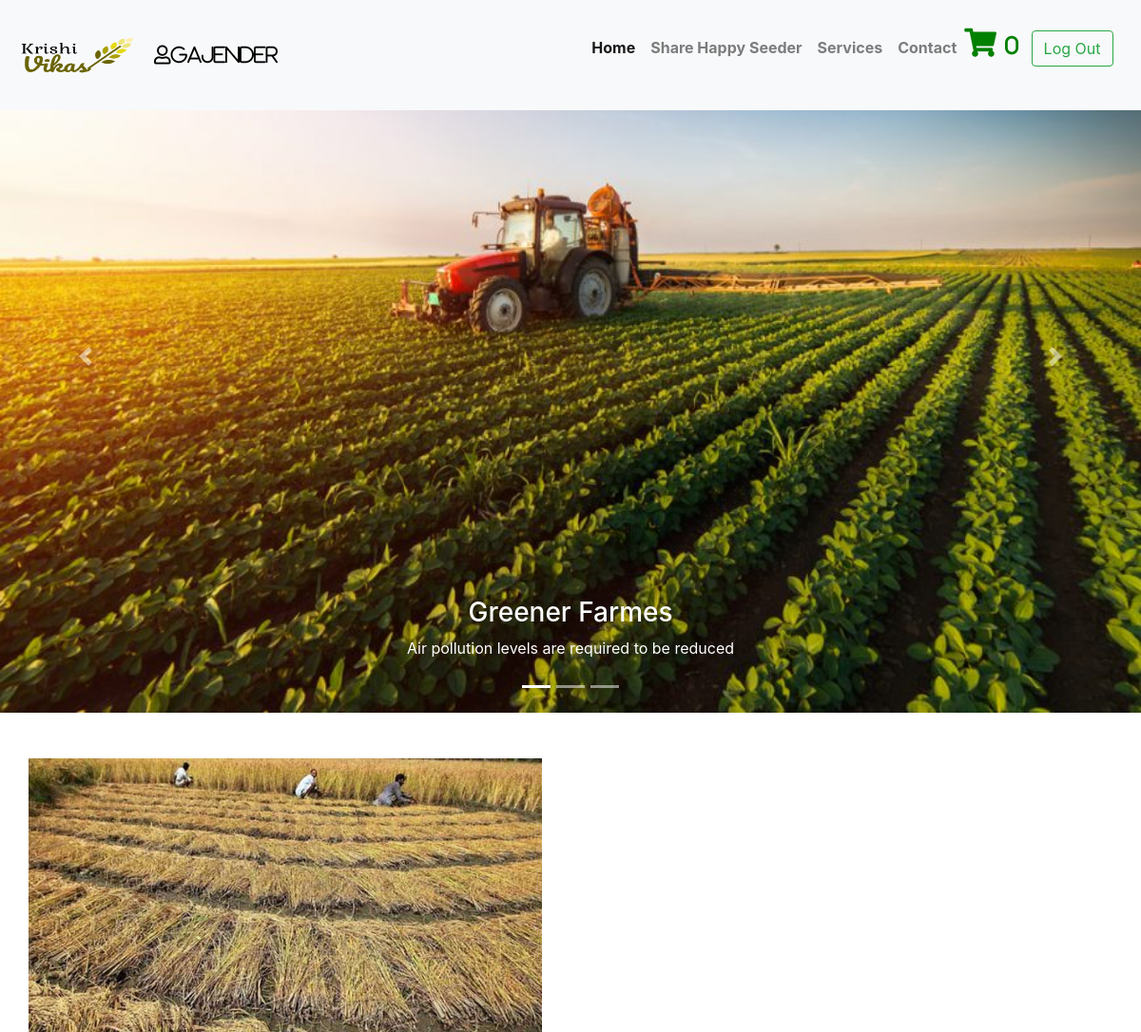
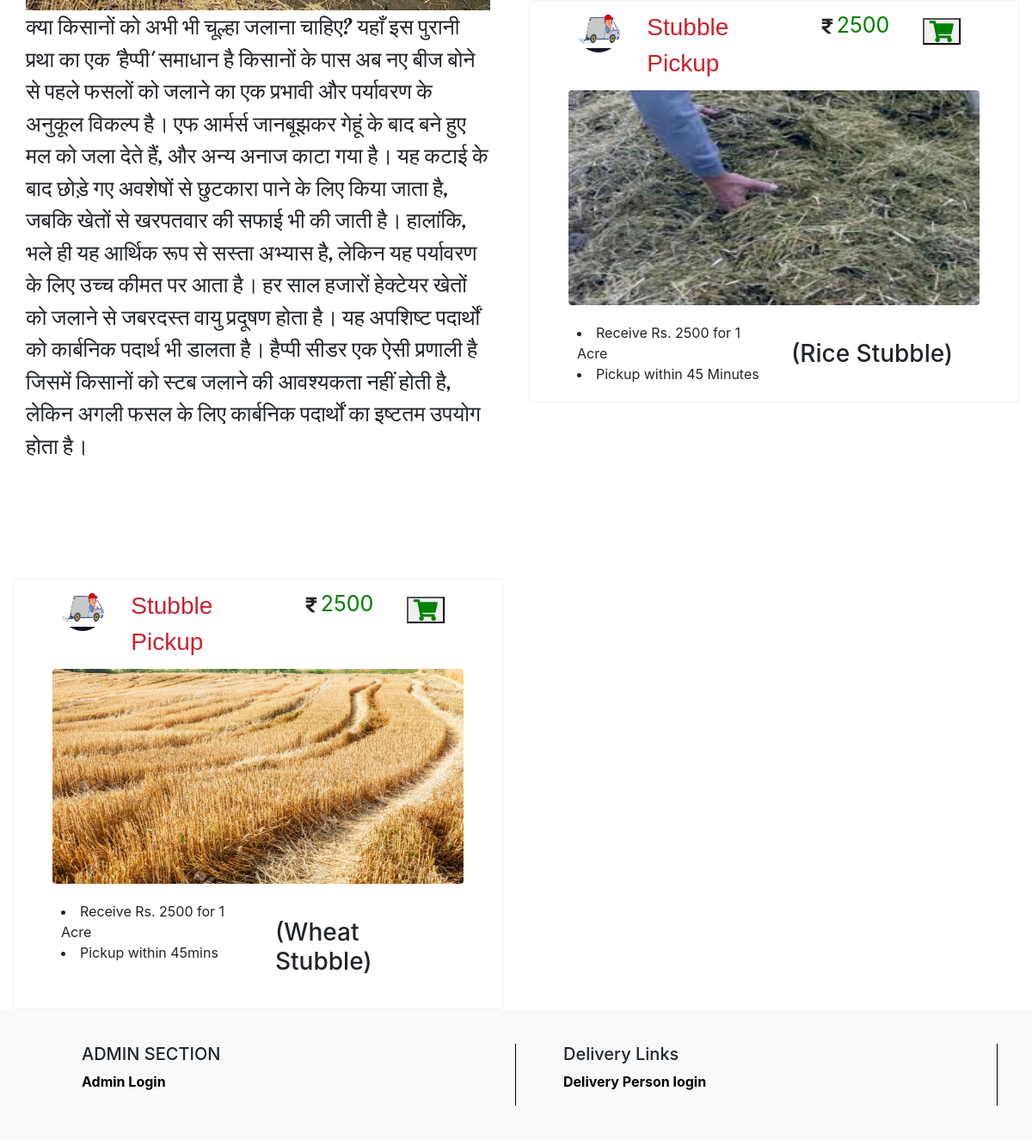
The page /online_food_ordering_system/index.php (signed in) on the database its author committed (2 pictures, top to bottom).
### tables this page shows
CREATE TABLE `tblcustomer` (
  `fld_cust_id` int(10) NOT NULL,
  `fld_name` varchar(30) NOT NULL,
  `fld_email` varchar(30) NOT NULL,
  `fld_mobile` bigint(10) NOT NULL,
  `password` varchar(30) NOT NULL
);

CREATE TABLE `tbfood` (
  `food_id` int(11) NOT NULL,
  `fldvendor_id` int(11) NOT NULL,
  `foodname` varchar(100) NOT NULL,
  `cost` bigint(15) NOT NULL,
  `paymentmode` varchar(50) NOT NULL,
  `fldimage` varchar(1000) NOT NULL
);

CREATE TABLE `tblvendor` (
  `fldvendor_id` int(10) NOT NULL,
  `fld_name` varchar(30) NOT NULL,
  `fld_email` varchar(50) NOT NULL,
  `fld_password` varchar(50) NOT NULL,
  `fld_mob` bigint(10) NOT NULL,
  `fld_phone` bigint(10) NOT NULL,
  `fld_address` varchar(50) NOT NULL,
  `fld_logo` varchar(250) NOT NULL
);

### online_food_ordering_system/index.php (the view, shortened to what this page needs)
<?php
include("connection.php");
extract($_REQUEST);
$arr=array();
if(isset($_SESSION['cust_id']))
{
	 $cust_id=$_SESSION['cust_id'];
	 $cquery=mysqli_query($con,"select * from tblcustomer where fld_email='$cust_id'");
	 $cresult=mysqli_fetch_array($cquery);
}
else
{
	$cust_id="";
}
$query=mysqli_query($con,"select  tblvendor.fld_name,tblvendor.fldvendor_id,tblvendor.fld_email,
tblvendor.fld_mob,tblvendor.fld_address,tblvendor.fld_logo,tbfood.food_id,tbfood.foodname,tbfood.cost,tbfood.paymentmode
from tblvendor inner join tbfood on tblvendor.fldvendor_id=tbfood.fldvendor_id;");
while($row=mysqli_fetch_array($query))
{
	$arr[]=$row['food_id'];
	shuffle($arr);
}
 $query=mysqli_query($con,"select tbfood.foodname,tbfood.fldvendor_id,tbfood.cost,tbfood.fldimage,tblcart.fld_cart_id,tblcart.fld_product_id,tblcart.fld_customer_id from tbfood inner  join tblcart on tbfood.food_id=tblcart.fld_product_id where tblcart.fld_customer_id='$cust_id'");
  $re=mysqli_num_rows($query);
?>
<html>
  <head>
	 <link rel="stylesheet" href="https://stackpath.bootstrapcdn.com/bootstrap/4.3.1/css/bootstrap.min.css">
     <link rel="stylesheet" href="path/to/font-awesome/css/font-awesome.min.css">
	 <link rel="stylesheet" href="https://use.fontawesome.com/releases/v5.8.1/css/all.css">
  </head>
	<body>
<nav class="navbar navbar-expand-lg navbar-light bg-light fixed-top">
    <a class="navbar-brand" href="index.php"><span style="color:green;font-family: 'Permanent Marker', cursive;"><img src="/online_food_ordering_system/img/krishna.png" height="90" width="130"></span></a>
    <?php
	if(!empty($cust_id))
	{
	?>
	<a class="navbar-brand" style="color:black; text-decoratio:none;"><i class="far fa-user"><?php echo $cresult['fld_name']; ?></i></a>
	<?php
	}
	?>
    <div class="collapse navbar-collapse" id="navbarResponsive">
      <ul class="navbar-nav ml-auto">
		<li class="nav-item">
		     <a href="#" class="nav-link"><form method="post"></form></a>
		  </li>
          <li class="nav-item">
		     <a href="#" class="nav-link"><form method="post"></form></a>
		  </li>
		  <li class="nav-item active">
          <a class="nav-link" href="index.php">Home
              </a>
        </li>
        <li class="nav-item">
          <a class="nav-link" href="aboutus.php">Share Happy Seeder</a>
        </li>
        <li class="nav-item">
          <a class="nav-link" href="services.php">Services</a>
        </li>
        <li class="nav-item">
          <a class="nav-link" href="contact.php">Contact</a>
        </li>
		<li class="nav-item">
		  <form method="post">
          <?php
			if(empty($cust_id))
			{
			?>
			<a href="form/index.php?msg=you must be login first"><span style="color:red; font-size:30px;"><i class="fa fa-shopping-cart" aria-hidden="true"><span style="color:red;" id="cart"  class="badge badge-light">0</span></i></span></a>
			&nbsp;&nbsp;&nbsp;
			<button class="btn btn-outline-danger my-2 my-sm-0" name="login" type="submit">Log In</button>&nbsp;&nbsp;&nbsp;
            <?php
			}
			else
			{
			?>
			<a href="form/cart.php"><span style=" color:green; font-size:30px;"><i class="fa fa-shopping-cart" aria-hidden="true"><span style="color:green;" id="cart"  class="badge badge-light"><?php if(isset($re)) { echo $re; }?></span></i></span></a>
			<button class="btn btn-outline-success my-2 my-sm-0" name="logout" type="submit">Log Out</button>&nbsp;&nbsp;&nbsp;
			<?php
			}
			?>
			</form>
        </li>
      </ul>
    </div>
</nav>
<div id="demo" class="carousel slide" data-ride="carousel">
  <ul class="carousel-indicators">
    <li data-target="#demo" data-slide-to="0" class="active"></li>
    <li data-target="#demo" data-slide-to="1"></li>
    <li data-target="#demo" data-slide-to="2"></li>
  </ul>
  <div class="carousel-inner">
    <div class="carousel-item active">
      <img src="img/farmer.jpg" alt="Los Angeles"  height="750" class="d-block w-100">
      <div class="carousel-caption">
        <h3>Greener Farmes</h3>
        <p>Air pollution levels are required to be reduced</p>
      </div>
    </div>
  </div>
  <a class="carousel-control-prev" href="#demo" data-slide="prev">
    <span class="carousel-control-prev-icon"></span>
  </a>
  <a class="carousel-control-next" href="#demo" data-slide="next">
    <span class="carousel-control-next-icon"></span>
  </a>
</div>
<br><br>
<div class="container-fluid">
  <div class="row">
    <div class="col-sm-6">
	<div class="container-fluid">
	 <img src="img/stubble.jpg" height="300px" width="100%">
	</div>
	 <div class="container">
	 <p style="font-family: 'Lobster', cursive; font-weight:light;  font-size:25px;">क्या किसानों को अभी भी चूल्हा जलाना चाहिए? यहाँ इस पुरानी प्रथा का एक 'हैप्पी' समाधान है
किसानों के पास अब नए बीज बोने से पहले फसलों को जलाने का एक प्रभावी और पर्यावरण के अनुकूल विकल्प है। एफ आर्मर्स जानबूझकर गेहूं के बाद बने हुए मल को जला देते हैं, और अन्य अनाज काटा गया है। यह कटाई के बाद छोड़े गए अवशेषों से छुटकारा पाने के लिए किया जाता है, जबकि खेतों से खरपतवार की सफाई भी की जाती है। हालांकि, भले ही यह आर्थिक रूप से सस्ता अभ्यास है, लेकिन यह पर्यावरण के लिए उच्च कीमत पर आता है।
हर साल हजारों हेक्टेयर खेतों को जलाने से जबरदस्त वायु प्रदूषण होता है। यह अपशिष्ट पदार्थों को कार्बनिक पदार्थ भी डालता है। हैप्पी सीडर एक ऐसी प्रणाली है जिसमें किसानों को स्टब जलाने की आवश्यकता नहीं होती है, लेकिन अगली फसल के लिए कार्बनिक पदार्थों का इष्टतम उपयोग होता है।</p>
	 </div>
	</div>
    <div class="col-sm-6">
	<br><br><br><br><br><br><br><br><br><br><br><br>
	<div class="container-fluid rounded" style="border:solid 1px #F0F0F0;">
	<?php
	   $food_id=$arr[0];
	  $query=mysqli_query($con,"select tblvendor.fld_email,tblvendor.fld_name,tblvendor.fld_mob,
	  tblvendor.fld_phone,tblvendor.fld_address,tblvendor.fldvendor_id,tblvendor.fld_logo,tbfood.food_id,tbfood.foodname,tbfood.cost,tbfood.paymentmode,tbfood.fldimage from tblvendor inner join
	  tbfood on tblvendor.fldvendor_id=tbfood.fldvendor_id where tbfood.food_id='$food_id'");
	  while($res=mysqli_fetch_assoc($query))
	  {
		   $hotel_logo= "image/restaurant/".$res['fld_email']."/".$res['fld_logo'];
		   $food_pic= "image/restaurant/".$res['fld_email']."/foodimages/".$res['fldimage'];
	  ?>
	  <div class="container-fluid">
	  <div class="container-fluid">
	     <div class="row" style="padding:10px; ">
		      <div class="col-sm-2"><img src="<?php echo $hotel_logo; ?>" class="rounded-circle" height="50px" width="50px" alt="Cinque Terre"></div>
		      <div class="col-sm-5">
		                     <a href="search.php?vendor_id=<?php echo $res['fldvendor_id']; ?>"><span style="font-family: 'Miriam Libre', sans-serif; font-size:28px;color:#CB202D;">
		 <?php echo $res['fld_name']; ?></span></a>
        </div>
		 <div class="col-sm-3"><i  style="font-size:20px;" class="fas fa-rupee-sign"></i>&nbsp;<span style="color:green; font-size:25px;"><?php echo $res['cost']; ?></span></div>
		 <form method="post">
		 <div class="col-sm-2" style="text-align:left;padding:10px; font-size:25px;"><button type="submit" name="addtocart" value="<?php echo $res['food_id'];?>")" ><span style="color:green;" <i class="fa fa-shopping-cart" aria-hidden="true"></i></span></button></div>
		 </div>
	  </div>
	  <div class="container-fluid">
	  <div class="row" style="padding:10px;padding-top:0px;padding-right:0px; padding-left:0px;">
		 <div class="col-sm-12"><img src="<?php echo $food_pic; ?>" class="rounded" height="250px" width="100%" alt="Cinque Terre"></div>
		 </div>
	  </div>
	  <div class="container-fluid">
	     <div class="row" style="padding:10px; ">
		 <div class="col-sm-6">
		 <span><li><?php echo "Receive Rs. ".$res['cost']; ?>&nbsp;for 1 Acre</li></span>
		 <span><li>Pickup within 45 Minutes</li></span>
		 </div>
		 <div class="col-sm-6" style="padding:20px;">
		 <h3><?php echo"(" .$res['foodname'].")"?></h3>
		 </div>
		 </div>
	  </div>
	<?php
	  }
	?>
	</div>
	</div>
	</div>
  </div>
</div>
<div class="container-fluid">
     <div class="row">
          <div class="col-sm-6">
	           <br><br><br><br><br>
	            <div class="container-fluid rounded" style="border:solid 1px #F0F0F0;">
	                  <?php
	                        $food_id=$arr[1];
	                        $query=mysqli_query($con,"select tblvendor.fld_email,tblvendor.fld_name,tblvendor.fld_mob,
	                        tblvendor.fld_phone,tblvendor.fld_address,tblvendor.fld_logo,tbfood.food_id,tbfood.foodname,tbfood.cost,tbfood.paymentmode,tbfood.fldimage from tblvendor inner join
	                        tbfood on tblvendor.fldvendor_id=tbfood.fldvendor_id where tbfood.food_id='$food_id'");
	                             while($res=mysqli_fetch_assoc($query))
	                                  {
		                                 $hotel_logo= "image/restaurant/".$res['fld_email']."/".$res['fld_logo'];
		                                 $food_pic= "image/restaurant/".$res['fld_email']."/foodimages/".$res['fldimage'];
	                                   ?>
	                                      <div class="container-fluid">
	                                          <div class="container-fluid">
	                                               <div class="row" style="padding:10px; ">
		                              <div class="col-sm-2"><img src="<?php echo $hotel_logo; ?>" class="rounded-circle" height="50px" width="50px" alt="Cinque Terre"></div>
		                                               <div class="col-sm-5">
		                                    <span style="font-family: 'Miriam Libre', sans-serif; font-size:28px;color:#CB202D;"><?php echo $res['fld_name']; ?></span>
                                                       </div>
		                                  <div class="col-sm-3"><i  style="font-size:20px;" class="fas fa-rupee-sign"></i>&nbsp;<span style="color:green; font-size:25px;"><?php echo $res['cost']; ?></span></div>
									                   <form method="post">
		                             <div class="col-sm-2" style="text-align:left;padding:10px; font-size:25px;"><button type="submit"  name="addtocart" value="<?php echo $res['food_id'];?>"><span style="color:green;"><i class="fa fa-shopping-cart" aria-hidden="true"></i></span></button></div>
		                                               </form>
													</div>
	                                           </div>
	                                           <div class="container-fluid">
	                                                <div class="row" style="padding:10px;padding-top:0px;padding-right:0px; padding-left:0px;">
		                                <div class="col-sm-12"><img src="<?php echo $food_pic; ?>" class="rounded" height="250px" width="100%" alt="Cinque Terre"></div>
		 		                                    </div>
	                                            </div>
	                                            <div class="container-fluid">
	                                                 <div class="row" style="padding:10px; ">
		                                                 <div class="col-sm-6">
		                                            <span><li><?php echo "Receive Rs. ".$res['cost']; ?>&nbsp;for 1 Acre</li></span>
		                                    <span><li>Pickup within 45mins</li></span>
		                                                 </div>
		                              <div class="col-sm-6" style="padding:20px;"><h3><?php echo"(" .$res['foodname'].")"?></h3></div>
		                                               </div>
	                                             </div>
	                                   <?php
	                                     }
	                                    ?>
	                                        </div>
		        </div>
	   </div>
	   <div class="col-sm-6">
	  </div>
  </div>
</div>
		    <?php
			include("footer.php");
			?>
	</body>
</html>

### online_food_ordering_system/index.php (style rules this page uses)
ul li { list-style:none; }
ul li a { color:black; font-weight:bold; }

### rows shown on the page
tblcustomer: fld_name "gajender"
tbfood: fldvendor.fld_logo (picture), fldvendor.fld_name "Stubble Pickup", cost "2500", $res['food_id'] 3 (drawn), fldvendor+fldimage (picture), foodname "Rice Stubble"
tbfood: fldvendor.fld_logo (picture), fldvendor.fld_name "Stubble Pickup", cost "2500", $res['food_id'] 4 (drawn), fldvendor+fldimage (picture), foodname "Wheat Stubble"

### other values the page prints
$re "0"
